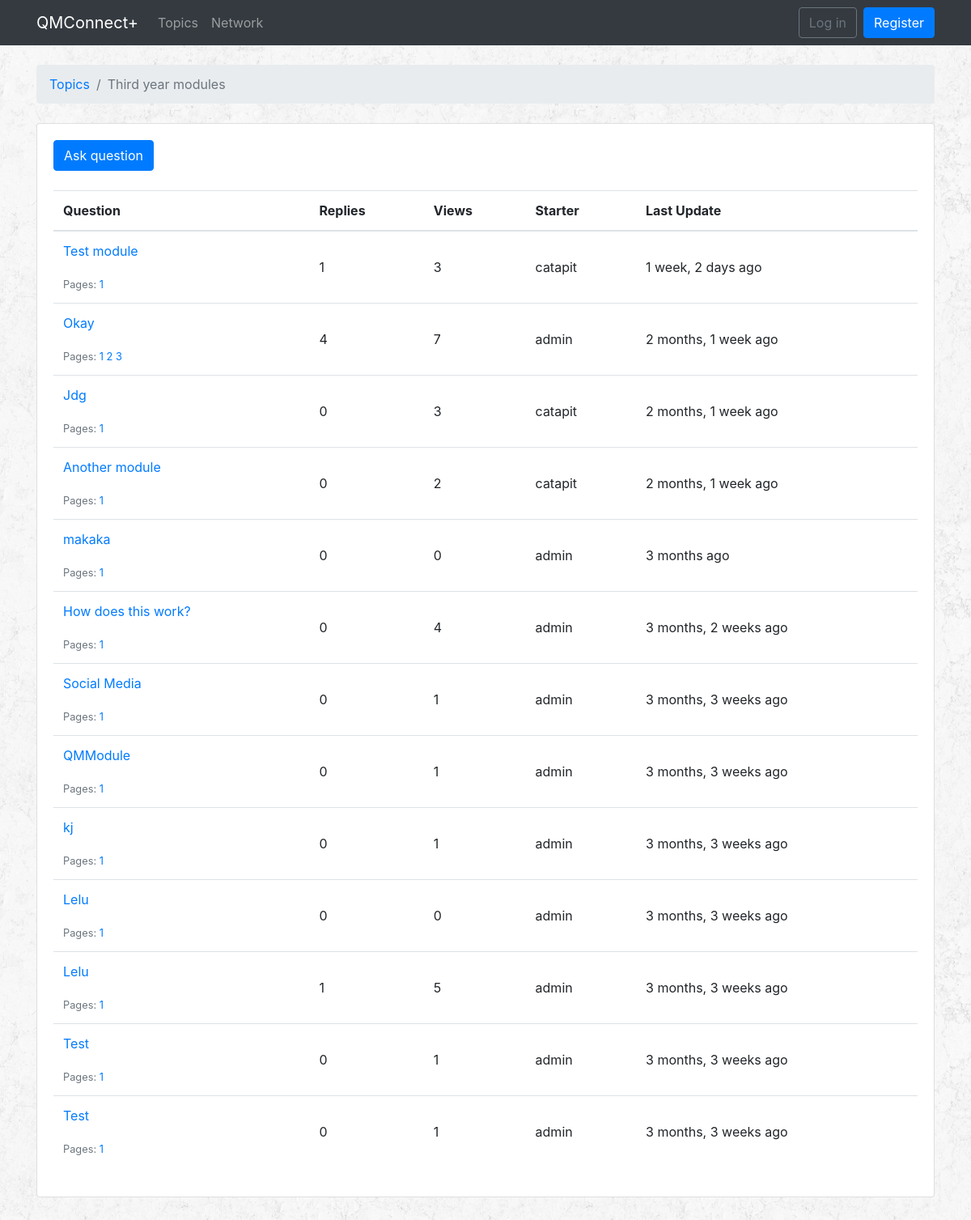
Before: /topics/2/ with the older database file.
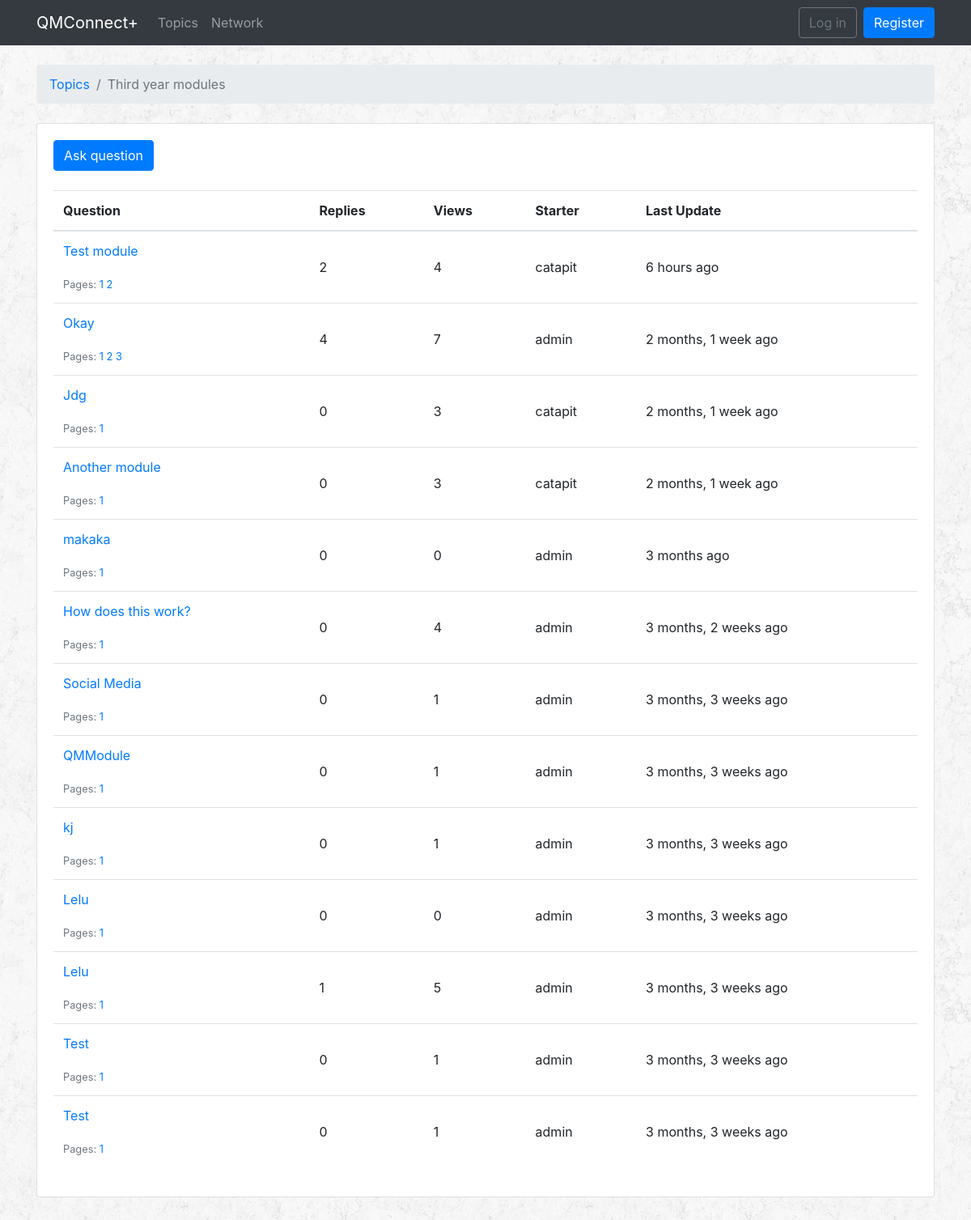
After: the same page with the newer database file.
### qa/models.py (models this page shows, shortened)
class Question(models.Model):
    subject = models.CharField(max_length=255)
    last_updated = models.DateTimeField(auto_now_add=True)
    topic = models.ForeignKey(Topic, related_name='questions', on_delete=models.CASCADE)
    starter = models.ForeignKey(User, related_name='questions', on_delete=models.CASCADE)
    views = models.PositiveIntegerField(default=0)
    def get_page_count(self):
        count = self.answers.count()
        print(self.answers)
        pages = count / 2
        return math.ceil(pages)
    def has_many_pages(self, count=None):
        if count is None:
            count = self.get_page_count()
        return count > 6
    def get_page_range(self):
        count = self.get_page_count()
        if self.has_many_pages(count):
            return range(1, 5)
        return range(1, count + 1)

### qa/views.py (the view)
# urls.py: path('topics/<int:pk>/', qa_views.QuestionsView.as_view(), name = 'topic_questions'),
class QuestionsView(ListView):
    model = Question
    context_object_name = 'questions'
    template_name = 'questions.html'
    paginate_by = 20
    def get_context_data(self, **kwargs):
        kwargs['topic'] = self.topic
        return super().get_context_data(**kwargs)
    def get_queryset(self):
        self.topic = get_object_or_404(Topic, pk = self.kwargs.get('pk'))
        queryset = self.topic.questions.order_by('-last_updated').annotate(replies=Count('answers') - 1)
        return queryset

### templates/questions.html (shortened to what this page needs)
{% extends 'base.html' %}
{% load humanize %}
{% block breadcrumb %}
<li class="breadcrumb-item"><a href="{% url 'qa:home' %}">Topics</a></li>
<li class="breadcrumb-item active">{{ topic.name }}</li>
{% endblock %}
{% block content %}
<div class="bottom-padding">
  <div class="card">
    <div class="card-body">
      <div class="mb-4">
        <a href="{% url 'qa:new_question' topic.pk %}" class="btn btn-primary">Ask question</a>
      </div>
      <table class="table">
        <thead class="thead-inverse">
          <tr>
            <th>Question</th>
            <th>Replies</th>
            <th>Views</th>
            <th>Starter</th>
            <th>Last Update</th>
          </tr>
        </thead>
        <tbody>
          {% for question in questions %}
          {% url 'qa:question_answers' topic.pk question.pk as question_url %}
          <tr>
            <td class="align-middle">
              <p> <a href="{{ question_url }}">{{ question.subject }}</a> </p>
              <small class="text-muted">
                Pages:
                {% for i in question.get_page_range %}
                <a href="{{ question_url }}?page={{ i }}">{{ i }}</a>
                {% endfor %}
              </small>
            </td>
            <td class="align-middle"> {{ question.replies }} </td>
            <td class="align-middle"> {{ question.views }} </td>
            <td class="align-middle"> {{ question.starter.username }} </td>
            <td class="align-middle"> {{ question.last_updated|naturaltime }} </td>
          </tr>
          {% endfor %}
        </tbody>
      </table>
    </div>
  </div>
</div>
{% endblock %}

Changed rows visible on the page:
changed Question "Test module": replies "1" → "2"; views "3" → "4"; last_updated "1 week, 2 days ago" → "6 hours ago"
changed Question "Another module": views "2" → "3"
Other visible differences:
new list line: "2"
